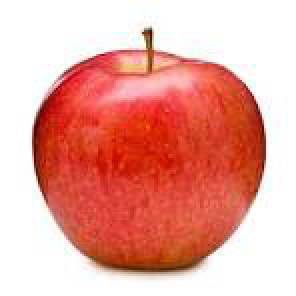
#> input picture apple.png, 148 x 148 px (shown 2 times larger)
$ jupyter execute DIP_Question2.ipynb
#> lines starting #> are read from the running program, lines starting #| are printed output that depends on the picture; after the words box and inside, x2 and y2 are one past the last pixel; in counts of white or black regions, pixels touching at a corner belong together
#> further down, image is the input picture: PIL image 148x148 RGB; mean R, G, B 233.2, 166.9, 157.2
<a href="https://colab.research.google.com/github/abhiram27/DIP/blob/main/DIP_Question2.ipynb" target="_parent"></a>

[cell 1]
from PIL import Image
import numpy as np
from PIL import Image
import IPython.display as display

def floyd_steinberg_dithering(image):
    # Convert image to grayscale
    img = image.convert("L")
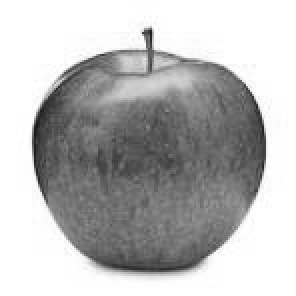
#> img: PIL image 148x148 L (shown 2 times larger); min 22, max 255, mean 185.6
    pixels = np.array(img, dtype=float) # Convert to float for calculations
    rows, cols = pixels.shape
#> rows = 148; cols = 148
    # Loop through each pixel
    for y in range(rows):
        for x in range(cols):
            old_pixel = pixels[y, x]
            new_pixel = 255 if old_pixel > 127 else 0
            pixels[y, x] = new_pixel
            quant_error = old_pixel - new_pixel
            # Distribute the quantization error
            if x + 1 < cols:
                pixels[y, x + 1] += quant_error * 7 / 16.0
            if y + 1 < rows:
                if x - 1 >= 0:
                    pixels[y + 1, x - 1] += quant_error * 3 / 16.0
                pixels[y + 1, x] += quant_error * 5 / 16.0
                if x + 1 < cols:
                    pixels[y + 1, x + 1] += quant_error * 1 / 16.0
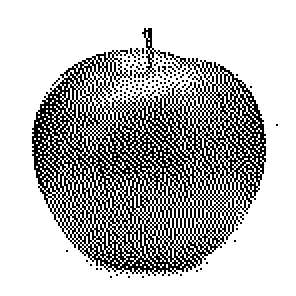
#> pixels: shape (148, 148) float64 (shown 2 times larger); 72.9% white; black in thin lines or dots, all inside (x1, y1, x2, y2) = (16, 14, 139, 139)
    # Clip the pixel values to the valid range [0, 255]
    pixels = np.clip(pixels, 0, 255)
    return Image.fromarray(pixels.astype(np.uint8))

# Load the image and apply Floyd-Steinberg dithering
image = Image.open('apple.png') # Replace 'image.jpg' with your image file path
fs_dithered_image = floyd_steinberg_dithering(image)
# Display the dithered image
display.display(fs_dithered_image)

# Save the dithered image
fs_dithered_image.save('fs_dithered_image.png')

[cell 2]
from PIL import Image
import numpy as np

def jarvis_judice_ninke_dithering(image):
    # Convert image to grayscale
    img = image.convert("L")
    pixels = np.array(img, dtype=float)
    # Get dimensions of the image
    rows, cols = pixels.shape
#> rows = 148; cols = 148
    # Define Jarvis-Judice-Ninke filter matrix (error diffusion kernel)
    kernel = np.array([[0, 0, 0, 7, 5],
                       [3, 5, 7, 5, 3],
                       [1, 3, 5, 3, 1]]) / 48.0
    # Loop through each pixel
    for y in range(rows):
        for x in range(cols):
            old_pixel = pixels[y, x]
            new_pixel = 255 * (old_pixel // 128)
            pixels[y, x] = new_pixel
            quant_error = old_pixel - new_pixel
            # Diffuse the quantization error according to the kernel
            for ky in range(3):
                for kx in range(5):
                    ny = y + ky
                    nx = x + kx - 2 # Center the kernel over the current pixel
                    if ny < rows and 0 <= nx < cols:
                        pixels[ny, nx] += quant_error * kernel[ky, kx]
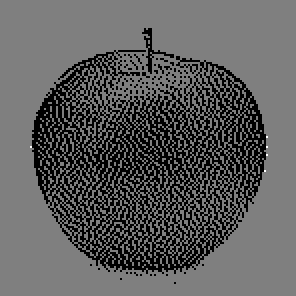
#> pixels: shape (148, 148) float64 (shown 2 times larger); min 0, max 510, mean 186.2; drawn with min black and max white
    # Convert the result back to an image and return it
    return Image.fromarray(np.clip(pixels, 0, 255).astype(np.uint8))
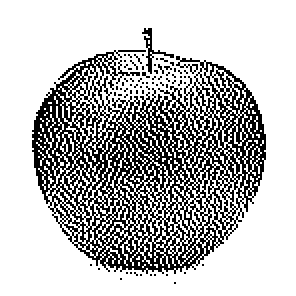
#> returned value: PIL image 148x148 L (shown 2 times larger); 73% white; black in thin lines or dots, all inside (x1, y1, x2, y2) = (16, 14, 133, 142)

# Load the image and apply Jarvis-Judice-Ninke dithering
image = Image.open('apple.png') # Replace 'image.jpg' with your image file path
jjn_dithered_image = jarvis_judice_ninke_dithering(image)
# Display the dithered image
display.display(jjn_dithered_image)
# Optionally, save the dithered image
jjn_dithered_image.save('jjn_dithered_image.png')
